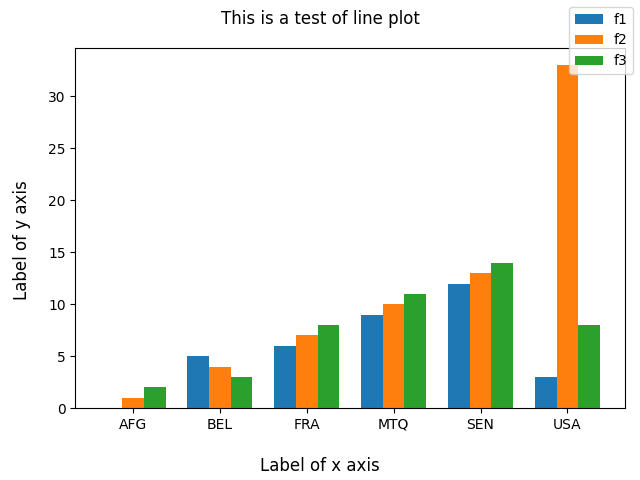

The Python source for this figure:
from wwstatviz import Visualizer
import matplotlib
from pathlib import Path


def test_histogram_plot():
    v = Visualizer('/workspace/data/test_cc_2d.csv')
    fig = v.histogram(title='This is a test of line plot',
                      xlabel='Label of x axis',
                      ylabel='Label of y axis',
                      legend=True)
    assert fig.figure is not None
    assert isinstance(fig.figure, matplotlib.figure.Figure)
    fig.save('test_histogram.png')
    assert Path('test_histogram.png').is_file()
